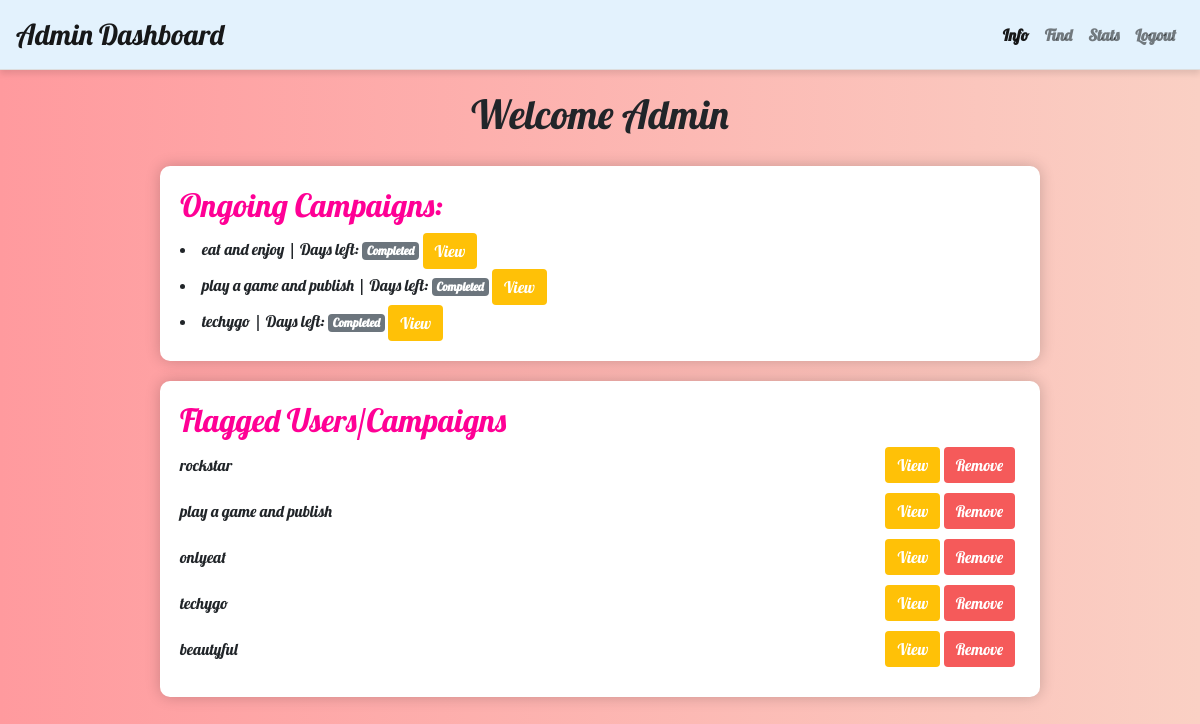
The app's page /admin_dashboard/info with its own data.
### models.py (models this page shows, shortened)
class Campaign(db.Model):
    id = db.Column(db.Integer, primary_key=True)
    title = db.Column(db.String(100), nullable=False)
    description = db.Column(db.Text, nullable=False)
    image = db.Column(db.String(200), nullable=True)
    niche = db.Column(db.String(100), nullable=False)
    start_date = db.Column(db.Date, nullable=False)
    end_date=db.Column(db.Date, nullable=False)
    user_id = db.Column(db.Integer, db.ForeignKey('user.id'), nullable=False)
    status = db.Column(db.String(50), nullable=False, default='pending')
    budget=db.Column(db.Integer,unique=True)
    payment=db.Column(db.Integer, unique=True)

class Flag(db.Model):
    id = db.Column(db.Integer, primary_key=True)
    flagged_by_id = db.Column(db.Integer, db.ForeignKey('user.id'), nullable=False)
    flagged_by = db.relationship('User', foreign_keys=[flagged_by_id], backref='flags')
    flagged_user_id = db.Column(db.Integer, db.ForeignKey('user.id'), nullable=True)
    flagged_user = db.relationship('User', foreign_keys=[flagged_user_id], backref='flagged_by')
    flagged_campaign_id = db.Column(db.Integer, db.ForeignKey('campaign.id'), nullable=True)
    flagged_campaign = db.relationship('Campaign', backref='flags')
    reason = db.Column(db.Text, nullable=False)
    timestamp = db.Column(db.DateTime, default=db.func.current_timestamp())

class User(db.Model, UserMixin):
    id = db.Column(db.Integer, primary_key=True)
    username = db.Column(db.String(80), unique=True, nullable=False)
    email = db.Column(db.String(120), unique=True, nullable=False)
    role = db.Column(db.String(20), nullable=False)
    password = db.Column(db.String(200), nullable=False)
    is_admin = db.Column(db.Boolean, default=False)
    profile_pic = db.Column(db.String(120), nullable=True)
    category = db.Column(db.String(100), nullable=True)
    platform = db.Column(db.String(100), nullable=True)
    campaigns = db.relationship('Campaign', backref='user', lazy=True)
    followers = db.Column(db.Integer, default=0)
    rating = db.Column(db.Integer, default=0)
    mobile = db.Column(db.String(15), unique=True, nullable=True)
    target = db.Column(db.Integer, default=0)
    languages = db.Column(db.String(255), nullable=True)
    content_style = db.Column(db.String(100), nullable=True)

### app.py (the view)
@app.route('/admin_dashboard/info')
def admin_dashboard_info():
    ongoing_campaigns = Campaign.query.filter_by(status = 'active').all()
    flagged_items = Flag.query.all()
    now =datetime.now()
    return render_template('admin_dashboard_info.html',
                           ongoing_campaigns=ongoing_campaigns,
                           flagged_items=flagged_items, now=now)

### templates/admin_dashboard_info.html (shortened to what this page needs)
<!doctype html>
<html lang="en">
<head>
    <link rel="stylesheet" href="https://stackpath.bootstrapcdn.com/bootstrap/4.5.2/css/bootstrap.min.css">
</head>
<body>
    <nav class="navbar navbar-expand-lg navbar-light">
        <a class="navbar-brand" href="#">Admin Dashboard</a>
        <div class="collapse navbar-collapse" id="navbarNav">
            <ul class="navbar-nav ml-auto">
                <li class="nav-item active">
                    <a class="nav-link" href="{{ url_for('admin_dashboard') }}">Info</a>
                </li>
                <li class="nav-item">
                    <a class="nav-link" href="{{ url_for('find_campaigns') }}">Find</a>
                </li>
                <li class="nav-item">
                    <a class="nav-link" href="{{url_for('stats')}}">Stats</a>
                </li>
                <li class="nav-item">
                    <a class="nav-link" href="{{url_for('logout')}}">Logout</a>
                </li>
            </ul>
        </div>
    </nav>
    <div class="container">
        <h1>Welcome Admin</h1>
        <div class="dashboard-section">
            <h2>Ongoing Campaigns:</h2>
            {% for campaign in ongoing_campaigns %}
                <li>
                    {{ campaign.title }} | Days left:
                    {% set days_left = (campaign.end_date - now.date()).days %}
                    {% if days_left > 0 %}
                        <span class="badge badge-success">{{ days_left }} days to go</span>
                    {% elif days_left == 0 %}
                        <span class="badge badge-warning">Today</span>
                    {% else %}
                        <span class="badge badge-secondary">Completed</span>
                    {% endif %}
                    <div class="campaign-buttons">
                        <a href="{{ url_for('view_campaign', campaign_id=campaign.id) }}" class="btn btn-primary">View</a>
                    </div>
                </li>
                {% endfor %}
        </div>
        <div class="dashboard-section">
            <h2>Flagged Users/Campaigns</h2>
            {% for flag in flagged_items %}
                <div class="campaign">
                    <span>{{ flag.flagged_campaign.title if flag.flagged_campaign else flag.flagged_user.username }}</span>
                    <div class="campaign-buttons">
                        <a class="btn btn-primary" href="{{ url_for('view_campaign', campaign_id=flag.flagged_campaign.id) if flag.flagged_campaign else url_for('view_profile', user_id=flag.flagged_user.id) }}"
                        {% if not flag.flagged_campaign %}href="{{ url_for('view_profile', user_id=flag.flagged_user.id) }}"{% endif %}>
                         View
                     </a>
                                             <a class="btn btn-danger" href="{{ url_for('remove_flag', flag_id=flag.id) }}">Remove</a>
                    </div>
                </div>
            {% endfor %}
        </div>
    </div>
</body>
</html>

### templates/admin_dashboard_info.html (style rules this page uses)
body { font-family: 'Lobster', cursive; background: linear-gradient(to right, #ff9a9e, #fad0c4); margin: 0; display: flex; flex-direction: column; min-height: 100vh; }
.navbar { background-color: #e3f2fd; box-shadow: 0px 4px 6px rgba(0, 0, 0, 0.1); border-bottom: 1px solid #ddd; }
.navbar-brand { font-family: 'Lobster', cursive; font-size: 1.8rem; color: #ff0095; }
.nav-link { font-weight: bold; color: #4d10f3; transition: color 0.3s ease; }
.dashboard-section { background: #ffffff; border-radius: 10px; box-shadow: 0px 0px 15px rgba(0, 0, 0, 0.2); padding: 20px; margin-top: 20px; width: 80%; }
.btn-primary, .btn-danger { border: none; transition: background-color 0.3s ease; color: #fff; }
.btn-primary { background-color: #ffc107; }
.btn-danger { background-color: #f55a5a; }
.campaign { display: flex; justify-content: space-between; align-items: center; margin-bottom: 10px; }
.campaign span { flex-grow: 1; }
.campaign-buttons { display: flex; gap: 10px; }
.container { flex: 1; display: flex; flex-direction: column; align-items: center; padding: 20px; }
h2 { color: #ff0095; }
.campaign-buttons { display: inline-block; margin-right: 5px; }

### records on screen
Campaign: title "eat and enjoy"
Campaign: title "play a game and publish"
Campaign: title "techygo"
Flag: flagged_campaign "rockstar"
Flag: flagged_campaign "play a game and publish"
Flag: flagged_campaign "onlyeat"
Flag: flagged_campaign "techygo"
Flag: flagged_campaign "beautyful"
